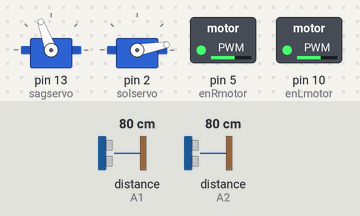
A sketch run on a simulated Arduino Nano, built with avr-gcc and run on an emulated ATmega328P. Shown: 2 × servo, switched loads named in the sketch (green lamp = pin HIGH). Wiring (inferred from the names in the program): ultrasonic range finder: trigger A0; echo A1. The inputs (shaded band) are chosen by the test bench; at power-on: distance to the obstacle (sensors on A1, A2) 80 cm. The echo pulse lasts 58.3 µs per cm; pins used as bus, display or sensor lines are not drawn; what the sketch prints to the serial monitor is not drawn.

Above: at 1.2 s.
1.3 s: distance to the obstacle (sensor on A1) set to 2 cm
At 4.0 s:
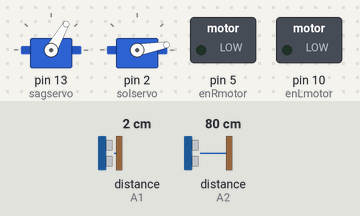
6.4 s: distance to the obstacle (sensor on A1) set to 15 cm
9.9 s: distance to the obstacle (sensor on A1) set to 19 cm
At 11.2 s:
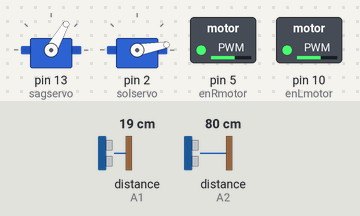
12.0 s: distance to the obstacle (sensor on A1) set to 4 cm
At 12.72 s:
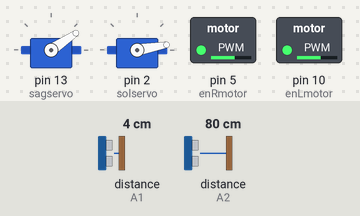
17.1 s: distance to the obstacle (sensor on A1) set to 18 cm
At 18.6 s:
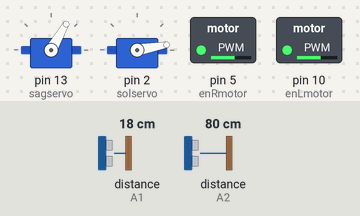
Timing chart, 0 to 20.1 s (numbered marks = the images above; inputs shaded):
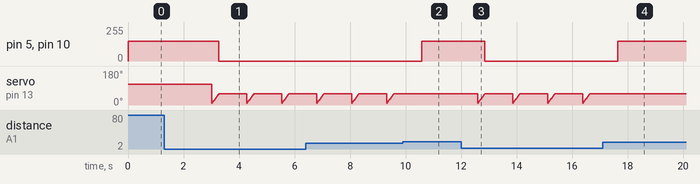

The sketch:

deneme2.ino
```cpp
#define EXE_INTERVAL_1 2000 //kaç saniye olacağı
#define EXE_INTERVAL_2 500 //kaç saniye olacağı


#include <Wire.h>
#include <Arduino.h>
#include <SoftwareSerial.h>
#include <Servo.h>
#include <NewPing.h>

const int frontPingPin = A0; // front sensor
const int frontEchoPin = A1; // front sensor
const int leftPingPin = 4; // left sensor
const int leftEchoPin = 3; // left sensor
const int rightPingPin = 11; // right sensor
const int rightEchoPin = 12; // right sensor

int enRmotor = 5 ;
int enLmotor = 10;
int Lmotor1 = 9 ;
int Lmotor2 = 8;
int Rmotor1 =  6;
int Rmotor2 =  7;
int sayac=0;
int kirmiziyumurta=0;
int maviyumurta=0;


unsigned long lastExecutedMillis_1 = 0; // vairable to save the last executed time for code block 1
unsigned long lastExecutedMillis_2 = 0;


Servo solservo;  // create servo object to control a servo
Servo sagservo;  // create servo object to control a servo
#define s0  A5//Bağladığımız pinlere göre tanımlamalarımızı yapıyoruz
#define s1 A6
#define s2 A3
#define s3 A4
#define sensorOut A2


int kirmizi, yesil, mavi = 0; //3 ana renk için değişken tanımlıyoruz
double  sure;
int base;
unsigned long myTime;
int bas_lux,bas_ct;
int bas_zem;
double angle_rad = PI/180.0;
double angle_deg = 180.0/PI;
long frontDuration, frontCm;
long leftDuration, leftCm;
long rightDuration, rightCm;
int sagg=0;
int soll=0;
int kendi_rengin=0;

long microsecondsToCentimeters(long microseconds) {
  return microseconds / 29 / 2;
}

void ileri()
{
    digitalWrite(Lmotor1,LOW);
    digitalWrite(Lmotor2,HIGH);
    digitalWrite(Rmotor1,LOW);
    digitalWrite(Rmotor2,HIGH);
    analogWrite (enRmotor, 150);
    analogWrite (enLmotor, 150);
}
void yileri()
{
    digitalWrite(Lmotor1,LOW);
    digitalWrite(Lmotor2,HIGH);
    digitalWrite(Rmotor1,HIGH);
    digitalWrite(Rmotor2,LOW);
    analogWrite (enRmotor, 50);
    analogWrite (enLmotor, 50);
}
void geri()
{
    digitalWrite(Lmotor1,HIGH);
    digitalWrite(Lmotor2,LOW);
    digitalWrite(Rmotor1,LOW);
    digitalWrite(Rmotor2,HIGH);
    analogWrite (enRmotor, 150);
    analogWrite (enLmotor, 150);
}
void ygeri()
{
    digitalWrite(Lmotor1,HIGH);
    digitalWrite(Lmotor2,LOW);
    digitalWrite(Rmotor1,LOW);
    digitalWrite(Rmotor2,HIGH);
    analogWrite (enRmotor, 50);
    analogWrite (enLmotor, 50);
}

void dur()
{
    digitalWrite(Lmotor1,HIGH);
    digitalWrite(Lmotor2,LOW);
    digitalWrite(Rmotor1,HIGH);
    digitalWrite(Rmotor2,LOW);
    analogWrite (enRmotor, 0);
    analogWrite (enLmotor, 0);
  }
void sag()
{
    digitalWrite(Lmotor1,HIGH);
    digitalWrite(Lmotor2,LOW);
    digitalWrite(Rmotor1,HIGH);
    digitalWrite(Rmotor2,LOW);
    analogWrite (enRmotor, 75);
    analogWrite (enLmotor, 75);
  }

void sol()
  {
    digitalWrite(Lmotor1,LOW);
    digitalWrite(Lmotor2,HIGH);
    digitalWrite(Rmotor1,LOW);
    digitalWrite(Rmotor2,HIGH);
    analogWrite (enRmotor, 75);
    analogWrite (enLmotor, 75);
  }

   void hafif_sag()
  {
    digitalWrite(Lmotor1,HIGH);
    digitalWrite(Lmotor2,LOW);
    digitalWrite(Rmotor1,HIGH);
    digitalWrite(Rmotor2,LOW);
    analogWrite (enRmotor, 50);
    analogWrite (enLmotor, 50);
  }

  void hafif_sol()
  {
    digitalWrite(Lmotor1,LOW);
    digitalWrite(Lmotor2,HIGH);
    digitalWrite(Rmotor1,LOW);
    digitalWrite(Rmotor2,HIGH);
    analogWrite (enRmotor, 50);
    analogWrite (enLmotor, 50);
  }

int pos; //????????????
void sagkapiac()
{
  for (pos = 10; pos <= 60; pos += 1) {
    // in steps of 1 degree
    sagservo.write(pos);
    delay(5);
  }
  }

void sagkapikapa()
{
  for (pos = 60; pos >= 10; pos -= 1) {
    sagservo.write(pos);
    delay(5);
  }
  }

  void solkapiac()
{
    for (pos = 110; pos <= 160; pos += 1) {
    // in steps of 1 degree
    solservo.write(pos);
    delay(5);
  }
  }

void solkapikapa()
{
  for (pos = 160; pos >= 110; pos -= 1) {
    solservo.write(pos);
    delay(5);
  }
  }


void setup(void) {
  sagservo.attach(13);
  solservo.attach(2);
  pinMode(s0, OUTPUT); //S0, S1, S2 ve S3 pinlerini OUTPUT olarak tanımlıyoruz  pinMode(s1, OUTPUT);
  pinMode(s2, OUTPUT);
  pinMode(s3, OUTPUT);
  pinMode(sensorOut, INPUT); //OUT pinini INPUT olarak tanımlıyoruz
  digitalWrite(s1, LOW); //Frekans ölçeğimizi %20 olarak tanımlıyoruz
  digitalWrite(s0, HIGH);
 Serial.begin(9600);

// attaches the servo on pin 9 to the servo object
  solservo.write(10);
  // attaches the servo on pin 9 to the servo object
  sagservo.write(110);

  pinMode(13,OUTPUT);  // KIRMIZI
  pinMode(12,OUTPUT);  //MAVİ


    Serial.println(" ");
    if(kirmizi>yesil and kirmizi>mavi)
   {Serial.println("Kırmızı zemin");
   bas_zem=10;
   }

   if(mavi>kirmizi and mavi>yesil)
   {bas_zem=20;
   Serial.println(" Mavi zemin");}
  // Now we're ready to get readings!

renk_belirleme();

}
unsigned long currentMillis=0;


void sag_gezinme(){
       if (millis()-currentMillis <2000)

        {
      if (currentMillis - lastExecutedMillis_1 >= EXE_INTERVAL_1) {
     // save the last executed time
     lastExecutedMillis_1 = currentMillis;
      ileri();
      Serial.println("ileri");
    }}

   else if(millis()-currentMillis>=2000 and millis()-currentMillis <2350){

      sag();
      Serial.println("sag");

   }
   if ( millis()-currentMillis>= 2350){
    currentMillis = millis();
   }
        sagcarpma;
  sagg++;
}

void sol_gezinme(){
   if (millis()-currentMillis <2000)

        {
      if (currentMillis - lastExecutedMillis_1 >= EXE_INTERVAL_1) {
     // save the last executed time

      ileri();
      Serial.println("ileri");
    }}

   else if(millis()-currentMillis>=2000 and millis()-currentMillis <2350){

      sol();


   }
    if ( millis()-currentMillis>= 2350){
    currentMillis = millis();
   }
   solcarpma();
  soll++;
}

void sagcarpma(){
  if(rightCm<10)
  {
    geri();
    delay(1000);
    sag();
    delay(1000);
    }
}
void solcarpma(){

  if(leftCm<10)
  {
    geri();
    delay(1000);
    sol();
    delay(1000);
    }
}


void renk_belirleme(){
  if(kirmizi>yesil and kirmizi>mavi and mavi<1200)
   {Serial.println(" Kırmızı zemin");
   kendi_rengin = 1;   // KIRMIZI
   digitalWrite(12,LOW);
   digitalWrite(13,HIGH);
   }

   if(mavi>kirmizi and mavi>yesil and mavi<2000)
  {Serial.println(" Mavi zemin");
  kendi_rengin=2;   // MAVİ
  digitalWrite(12,HIGH);
  digitalWrite(13,LOW);
  }
}

void baslangic(){
   if(sagg>0){
    sag_gezinme();
  }
  if(soll>0){
    sol_gezinme();
  }
 else if (frontCm<15 && sagg==0){
    sag_gezinme();
  }
  else if (rightCm<15 && soll==0){
    sol_gezinme();
  }

}

void geri_donme(){
if ( base == 0){
  while(leftCm>30){
    ileri();


    if(kendi_rengin == 1){
    if(kirmizi>yesil and kirmizi>mavi and mavi<1200)
   {Serial.println(" Kırmızı zemin");

    digitalWrite(Lmotor1,LOW);
    digitalWrite(Lmotor2,HIGH);
    digitalWrite(Rmotor1,HIGH);
    digitalWrite(Rmotor2,LOW);
    analogWrite (enRmotor, 0);
    analogWrite (enLmotor, 0);
    base++;
    break;
   }
  }


  if(kendi_rengin == 2){
    if(mavi>kirmizi and mavi>yesil and mavi<2000)
  {Serial.println(" Mavi zemin");
    digitalWrite(Lmotor1,LOW);
    digitalWrite(Lmotor2,HIGH);
    digitalWrite(Rmotor1,HIGH);
    digitalWrite(Rmotor2,LOW);
    analogWrite (enRmotor, 0);
    analogWrite (enLmotor, 0);; // MAVİ
    sayac++;
    break;
  }
  }
  }
}

if(base ==0){
  while(rightCm>20){

    sag();

    if(kendi_rengin == 1){
    if(kirmizi>yesil and kirmizi>mavi and mavi<1200)
   {Serial.println(" Kırmızı zemin");

    digitalWrite(Lmotor1,LOW);
    digitalWrite(Lmotor2,HIGH);
    digitalWrite(Rmotor1,HIGH);
    digitalWrite(Rmotor2,LOW);
    analogWrite (enRmotor, 0);
    analogWrite (enLmotor, 0);
    base++;
    break;
   }
   }


   if(kendi_rengin == 2){
   if(mavi>kirmizi and mavi>yesil and mavi<2000)
  {Serial.println(" Mavi zemin");
    digitalWrite(Lmotor1,LOW);
    digitalWrite(Lmotor2,HIGH);
    digitalWrite(Rmotor1,HIGH);
    digitalWrite(Rmotor2,LOW);
    analogWrite (enRmotor, 0);
    analogWrite (enLmotor, 0);
    sayac++;
    break;// MAVİ
   }
  }
 }
}


  if(sayac ==1){
  if(kendi_rengin ==1){
    ileri();
    delay(1000);
    solkapiac();
    geri();
    delay(1000);
    kirmiziyumurta = 0;
    sayac = 0;
    }

     if(kendi_rengin ==2){
    ileri();
    delay(1000);
    sagkapiac();
    geri();
    delay(1000);
    maviyumurta = 0;
    sayac = 0;
    }
  }
}

int onUltrasonic()
{
    // Front Sensor Reading
  pinMode(frontPingPin, OUTPUT);
  digitalWrite(frontPingPin, LOW);
  delayMicroseconds(1);
  digitalWrite(frontPingPin, HIGH);
  delayMicroseconds(5);
  digitalWrite(frontPingPin, LOW);
  pinMode(frontEchoPin, INPUT);
  frontDuration = pulseIn(frontEchoPin, HIGH);
  frontCm = microsecondsToCentimeters(frontDuration);
  return frontCm;
  }
void ult()
{
    // Left Sensor Reading
  pinMode(leftPingPin, OUTPUT);
  digitalWrite(leftPingPin, LOW);
  delayMicroseconds(1);
  digitalWrite(leftPingPin, HIGH);
  delayMicroseconds(5);
  digitalWrite(leftPingPin, LOW);
  pinMode(leftEchoPin, INPUT);
  leftDuration = pulseIn(leftEchoPin, HIGH);
  leftCm = microsecondsToCentimeters(leftDuration);
  // Right Sensor Reading
  pinMode(rightPingPin, OUTPUT);
  digitalWrite(rightPingPin, LOW);
  delayMicroseconds(1);
  digitalWrite(rightPingPin, HIGH);
  delayMicroseconds(5);
  digitalWrite(rightPingPin, LOW);
  pinMode(rightEchoPin, INPUT);
  rightDuration = pulseIn(rightEchoPin, HIGH);
  rightCm = microsecondsToCentimeters(rightDuration);
  // Printing the distance readings to Serial Monitor
  Serial.print("Front: ");
  Serial.print(frontCm);
  Serial.print("cm    ");
  Serial.print(" Left: ");
  Serial.print(leftCm);
  Serial.print("cm    ");
  Serial.print(" Right: ");
  Serial.print(rightCm);
  Serial.print("cm   ");
  Serial.println();
  delay(5);

  }

  void renk()
  {
  digitalWrite(s2, LOW); //Kırmızıyı filtrelemek için
  digitalWrite(s3, LOW);
  kirmizi = pulseIn(sensorOut, LOW); //OUT pini üzerindeki LOW süresini okur
  Serial.print("Kırmızı= ");
  Serial.print(kirmizi); //Kırmızı için aldığımız değeri serial monitöre yazdır
  Serial.print("  ");
  delay(5); //50 milisaniye bekle
  digitalWrite(s2, HIGH); //Yeşili filtrelemek için
  digitalWrite(s3, HIGH);
  yesil = pulseIn(sensorOut, LOW); //OUT pini üzerindeki LOW süresini okur
  Serial.print("Yeşil= ");
  Serial.print(yesil); //Yeşil için aldığımız değeri serial monitöre yazdır
  Serial.print("   ");
  delay(5); //50 milisaniye bekle
  digitalWrite(s2, LOW); //Maviyi filtrelemek için
  digitalWrite(s3, HIGH);
  mavi = pulseIn(sensorOut, LOW); //OUT pini üzerindeki LOW süresini okur
  Serial.print("Mavi= ");
  Serial.print(mavi); //Mavi için aldığımız değeri serial monitöre yazdır
  Serial.println();
 // delay(55); //50 milisaniye bekle
    }
void loop(void) {
if (onUltrasonic()>15)
  {
    ileri();
    renk();
    Serial.print(onUltrasonic());
  }
else
{
sagkapiac();
dur();
delay(1000);

}

/*

  if(maviyumurta>0 || kirmiziyumurta>0){
      geri_donme();
  }

  int son_zeminx;


  renk();
  if(kirmizi>yesil and kirmizi>mavi and kirmizi > 3000){
   Serial.println(" Kırmızı yumurta");
   solkapiac();
   hafif_sag();
   delay(500);
   solkapikapa();
   kirmiziyumurta++;
}
 else  if(mavi>kirmizi and mavi>yesil and mavi > 2000)
   {Serial.println(" Mavi yumurta");
   sagkapiac();
   hafif_sol();
   delay(500);
   sagkapikapa();
   maviyumurta++;
   }

 else
    { Serial.println(" Beyaz zemin");
    //son_zemin=30;
    solkapikapa();
    sagkapikapa();}
 Serial.print(" bct ");
  Serial.println(bas_ct);
    Serial.print(" kendi  rengin");
  Serial.println(bas_zem);*/

}
```

Measured:
- the behaviour switches between 16 and 17 cm on distance to the obstacle (sensor on A1) (found by bisection; images 1 and 2)
- after the input at 1.3 s, pin 5 (enRmotor), pin 10 (enLmotor): 150/255 → 0/255 after 2.0 s; servo on pin 13 (sagservo): 110° → 10° after 1.7 s, then repeats every 1.3 s: 14° 0.02 s, 18° 0.02 s, 22° 0.02 s, 26° 0.02 s, 30° 0.02 s, 34° 0.02 s, 38° 0.02 s, 42° 0.02 s, 46° 0.02 s, 50° 0.02 s, 54° 0.02 s, 58° 0.02 s, 60° 1.0 s, 10° 0.02 s
- after the input at 9.9 s, pin 5 (enRmotor), pin 10 (enLmotor): 0/255 → 150/255 after 0.68 s; servo on pin 13 (sagservo): stays 60° (without the input it goes to 10° after 0.68 s)
- after the input at 12.0 s, pin 5 (enRmotor), pin 10 (enLmotor): 150/255 → 0/255 after 0.85 s; servo on pin 13 (sagservo): 60° → 10° after 0.60 s, then repeats every 1.3 s: 14° 0.02 s, 18° 0.02 s, 22° 0.02 s, 26° 0.02 s, 30° 0.02 s, 34° 0.02 s, 38° 0.02 s, 42° 0.02 s, 46° 0.02 s, 50° 0.02 s, 54° 0.02 s, 58° 0.02 s, 60° 1.0 s, 10° 0.02 s
- after the input at 17.1 s, pin 5 (enRmotor), pin 10 (enLmotor): 0/255 → 150/255 after 0.54 s; servo on pin 13 (sagservo): stops changing and stays 60°
